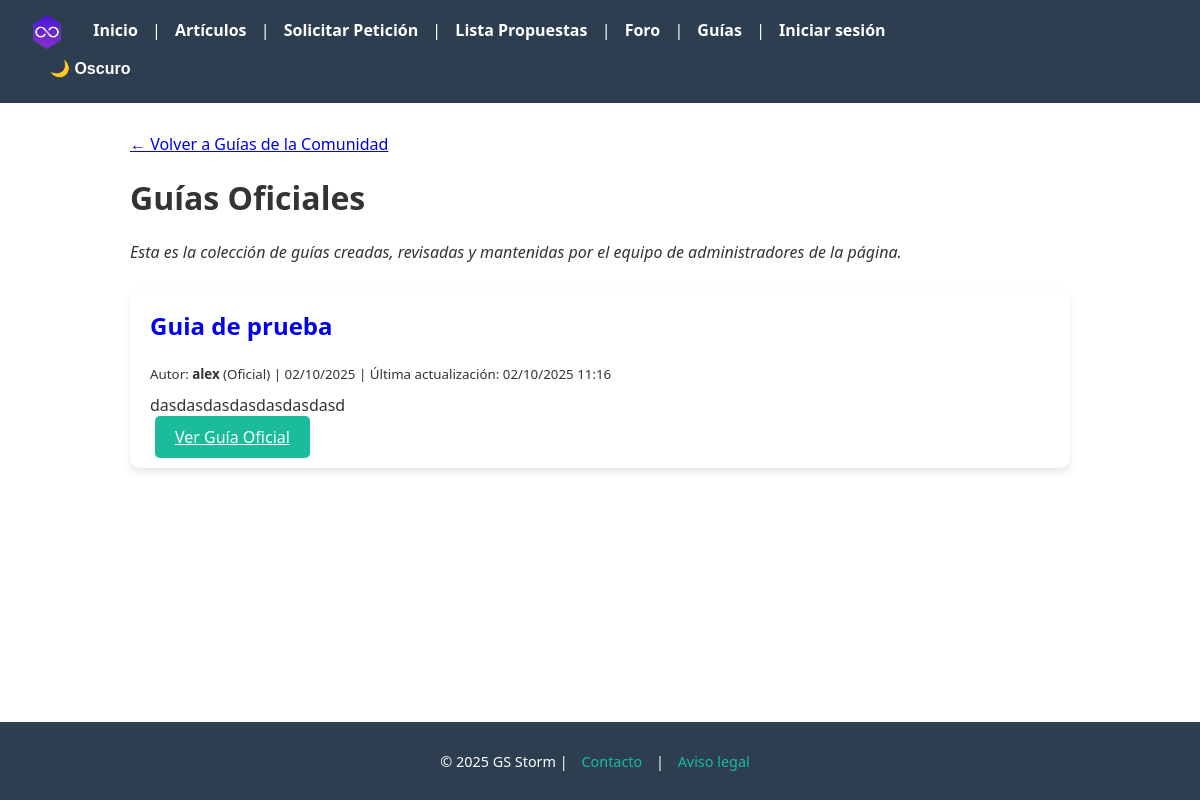
The page /guias/oficiales/ on the database as committed earlier.
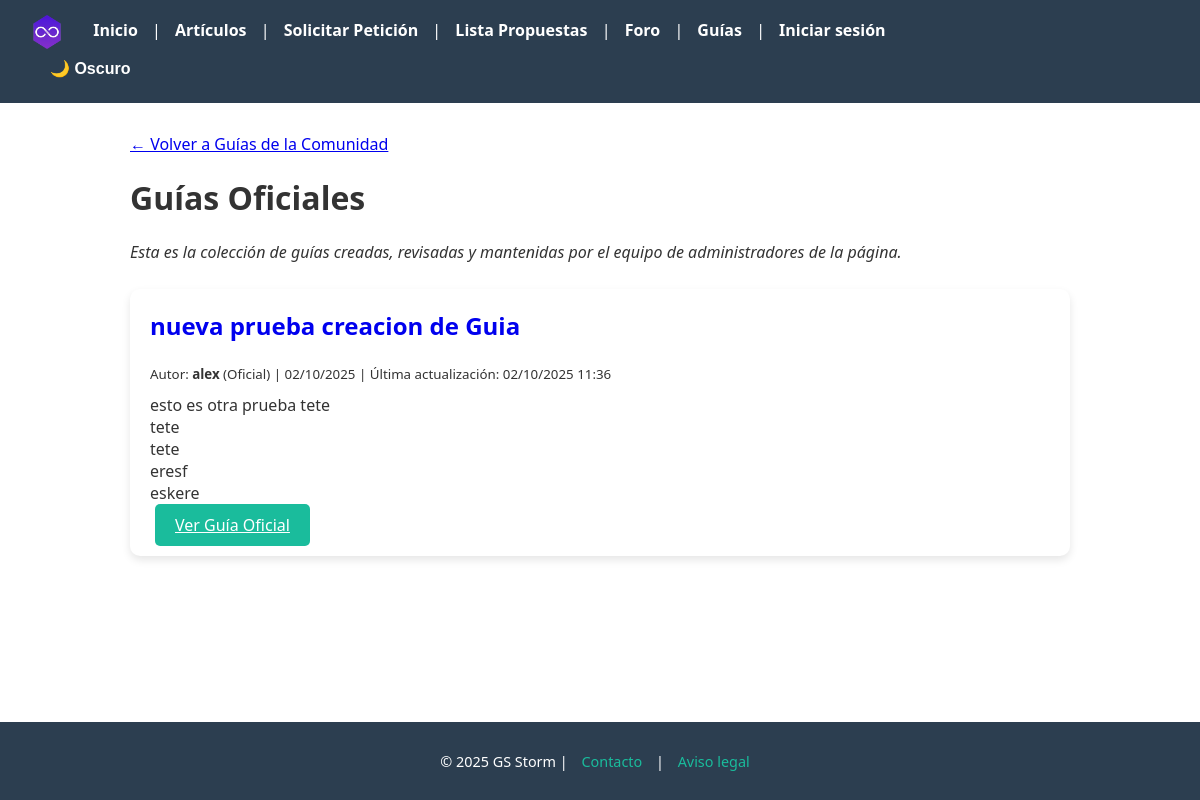
The same page on the database as committed later.
### blog/models.py (models this page shows, shortened)
class Guia(models.Model):
    titulo = models.CharField(max_length=255)
    autor = models.ForeignKey(User, on_delete=models.CASCADE)
    contenido = models.TextField(help_text="Escribe el contenido detallado de tu guía.")
    fecha_creacion = models.DateTimeField(auto_now_add=True)
    ultima_modificacion = models.DateTimeField(auto_now=True)

### blog/views.py (the view)
# urls.py: path("guias/oficiales/", views.lista_guias_oficiales, name="lista_guias_oficiales"),
def lista_guias_oficiales(request):
    guias_oficiales = Guia.objects.filter(autor__is_staff=True).order_by('-fecha_creacion')
    return render(request, 'blog/lista_guias_oficiales.html', {'guias': guias_oficiales})

### blog/templates/blog/lista_guias_oficiales.html (shortened to what this page needs)
{% extends "base.html" %}
{% block content %}
<a href="{% url 'lista_guias' %}">← Volver a Guías de la Comunidad</a>
<h1 class="mb-4 mt-3">Guías Oficiales</h1>
<p class="mb-4 text-official">
    Esta es la colección de guías creadas, revisadas y mantenidas por el equipo de administradores de la página.
</p>
<div class="guias-container">
    {% for guia in guias %}
        <div class="article-card mb-3 official-guia-card">
            <h2><a href="{% url 'detalle_guia' guia.id %}" style="text-decoration: none;">{{ guia.titulo }}</a></h2>
            <p><small>Autor: <strong>{{ guia.autor.username }}</strong> (Oficial) | {{ guia.fecha_creacion|date:"d/m/Y" }} | Última actualización: {{ guia.ultima_modificacion|date:"d/m/Y H:i" }}</small></p>
            <p>{{ guia.contenido|linebreaksbr|truncatechars:200 }}</p>
            <a href="{% url 'detalle_guia' guia.id %}" class="btn btn-primary">Ver Guía Oficial</a>
        </div>
    {% empty %}
        <p>Actualmente no hay guías oficiales publicadas.</p>
    {% endfor %}
</div>
{% endblock %}

Rows that differ between the two databases and show on the page:
removed Guia: titulo "Guia de prueba", autor.username "alex", fecha_creacion "02/10/2025", ultima_modificacion "02/10/2025 11:16", contenido "dasdasdasdasdasdasdasd"
added Guia: titulo "nueva prueba creacion de Guia", autor.username "alex", fecha_creacion "02/10/2025", ultima_modificacion "02/10/2025 11:36", contenido "esto es otra prueba tete tete tete eresf eskere"
